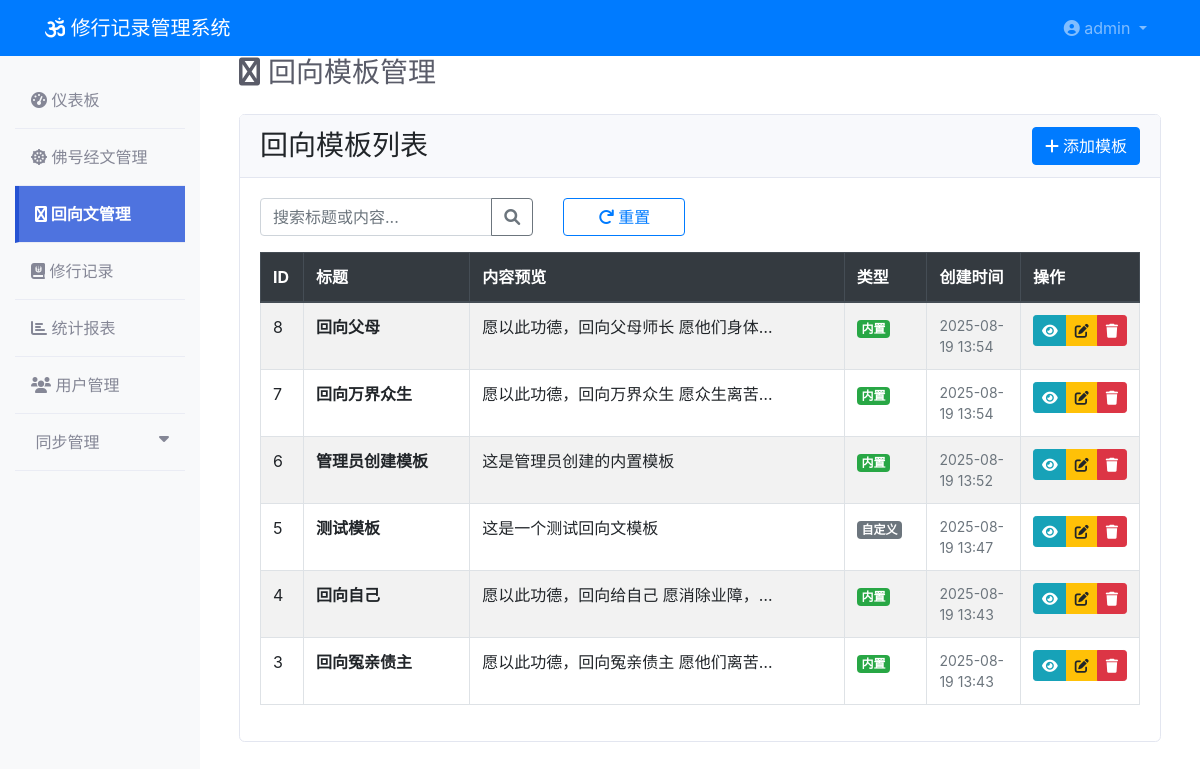
The page /dedication/ (signed in) on the database as committed earlier.
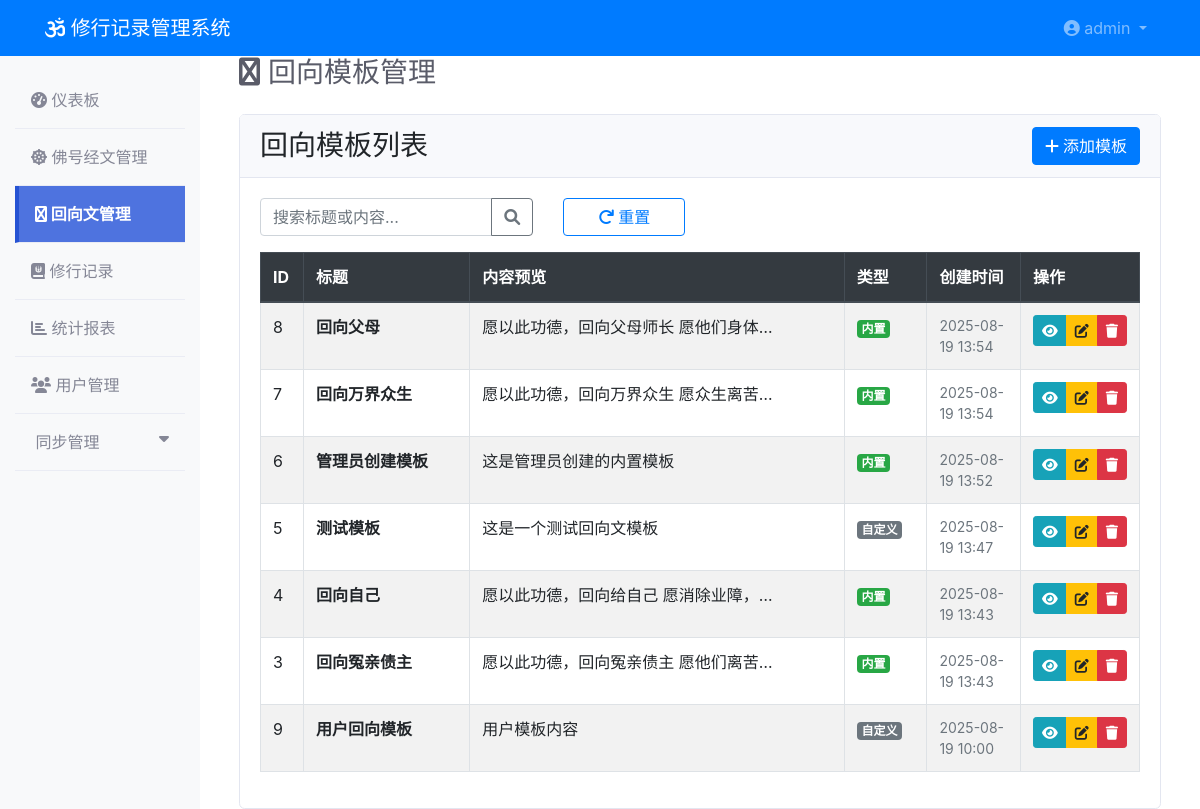
The same page on the database as committed later.
### models/dedication_template.py (models this page shows, shortened)
class DedicationTemplate(db.Model):
    __tablename__ = 'dedication_templates'
    id = db.Column(db.Integer, primary_key=True)
    title = db.Column(db.String(200), nullable=False)
    content = db.Column(db.Text, nullable=False)
    is_built_in = db.Column(db.Boolean, default=False)  # 是否为内置模板
    created_at = db.Column(db.DateTime, default=datetime.utcnow)
    updated_at = db.Column(db.DateTime, default=datetime.utcnow, onupdate=datetime.utcnow)

### routes/dedication.py (the view, shortened to what this page needs)
@dedication_bp.route('/')
@login_required
def index():
    search = request.args.get('search', '').strip()
    page = request.args.get('page', 1, type=int)
    per_page = 20
    query = DedicationTemplate.query
    templates = query.order_by(DedicationTemplate.created_at.desc()).paginate(
        page=page, per_page=per_page, error_out=False
    )
    return render_template('dedication/index.html',
                         templates=templates.items,
                         pagination=templates,
                         search=search)

### utils/db_monitor.py (called while the page is built)
def init_db_monitoring(app):
    @app.before_request
    def before_request():
        if not DatabaseMonitor.check_health():
            logger.warning("数据库连接异常，尝试重新连接")
            DatabaseMonitor.cleanup_connections()
    @app.after_request
    def after_request(response):
        try:
            db.session.remove()
        except Exception as e:
            logger.error(f"清理session失败: {e}")
        return response
    @app.teardown_appcontext
    def shutdown_session(exception=None):
        try:
            db.session.remove()
        except Exception as e:
            logger.error(f"teardown session失败: {e}")

    @staticmethod
    def check_health():
        try:
            result = db.session.execute(text('SELECT 1'))
            return True
        except Exception as e:
            logger.error(f"数据库健康检查失败: {e}")
            return False

### templates/dedication/index.html (shortened to what the changed rows need)
{% extends "base.html" %}
{% block content %}
<div class="container-fluid">
    <div class="d-sm-flex align-items-center justify-content-between mb-4">
        <h1 class="h3 mb-0 text-gray-800">
            <i class="fas fa-hands mr-2"></i>回向模板管理
        </h1>
    </div>
    <div class="row">
        <div class="col-12">
            <div class="card">
                <div class="card-body">
                    <div class="table-responsive">
                        <table class="table table-bordered table-striped">
                            <thead class="thead-dark">
                                <tr>
                                    <th width="5%">ID</th>
                                    <th width="25%">标题</th>
                                    <th width="45%">内容预览</th>
                                    <th width="10%">类型</th>
                                    <th width="12%">创建时间</th>
                                    <th width="8%">操作</th>
                                </tr>
                            </thead>
                            <tbody>
                                {% for template in templates %}
                                <tr>
                                    <td>{{ template.id }}</td>
                                    <td><strong>{{ template.title }}</strong></td>
                                    <td>
                                        <span class="text-truncate" style="max-width: 300px; display: inline-block;" title="{{ template.content }}">
                                            {{ template.content[:80] }}{% if template.content|length > 80 %}...{% endif %}
                                        </span>
                                    </td>
                                    <td>
                                        {% if template.is_built_in %}
                                        <span class="badge badge-success">内置</span>
                                        {% else %}
                                        <span class="badge badge-secondary">自定义</span>
                                        {% endif %}
                                    </td>
                                    <td class="small text-muted">
                                        {{ template.created_at.strftime('%Y-%m-%d %H:%M') }}
                                    </td>
                                    <td>
                                        <div class="btn-group btn-group-sm">
                                            <button class="btn btn-info btn-sm" onclick="viewTemplate({{ template.id }})" title="查看">
                                                <i class="fas fa-eye"></i>
                                            </button>
                                            <button class="btn btn-warning btn-sm" onclick="editTemplate({{ template.id }})" title="编辑">
                                                <i class="fas fa-edit"></i>
                                            </button>
                                            <button class="btn btn-danger btn-sm" onclick="deleteTemplate({{ template.id }})" title="删除">
                                                <i class="fas fa-trash"></i>
                                            </button>
                                        </div>
                                    </td>
                                </tr>
                                {% endfor %}
                            </tbody>
                        </table>
                    </div>
                </div>
            </div>
        </div>
    </div>
</div>
{% endblock %}

Rows that differ between the two databases and show on the page:
added DedicationTemplate: id "9", title "用户回向模板", content "用户模板内容", is_built_in "自定义", created_at "2025-08-19 10:00"
